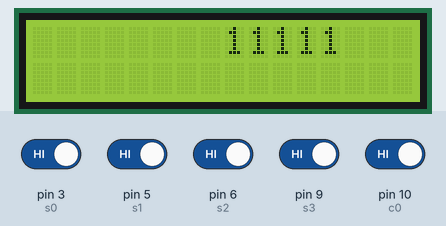
Simulated run of this sketch. Board: Arduino Uno, built with avr-gcc and run on an emulated ATmega328P. On the bench: 16×2 character LCD. The test bench sets the inputs (shaded band); at power-on: pin 3 (s0), pin 5 (s1), pin 6 (s2), pin 9 (s3), pin 10 (c0) HIGH.

Above: at 1.2 s.
1.3 s: pin 3 (s0) driven LOW
At 2.5 s:
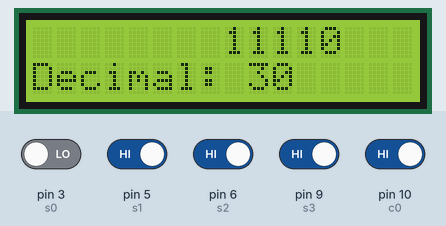
2.8 s: pin 5 (s1) driven LOW
At 4.0 s:
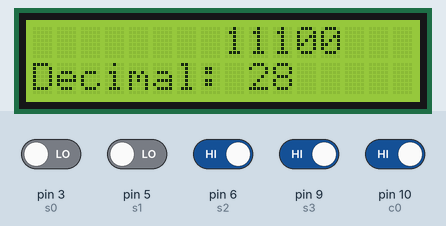
4.3 s: pin 6 (s2) driven LOW
At 5.5 s:
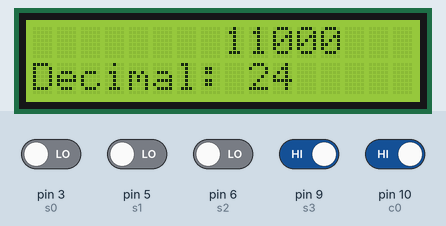
5.8 s: pin 9 (s3) driven LOW
At 6.3 s:
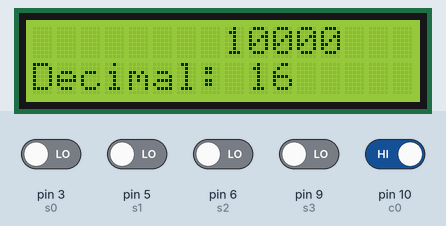
7.3 s: pin 10 (c0) driven LOW
At 7.6 s:
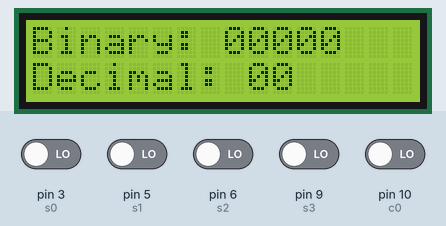
8.8 s: pin 3 (s0) driven HIGH
At 9.2 s:
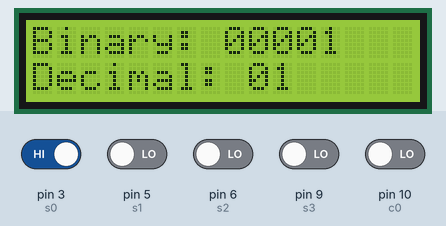
Timing chart, 0 to 11.3 s (numbered marks = the images above; inputs shaded):
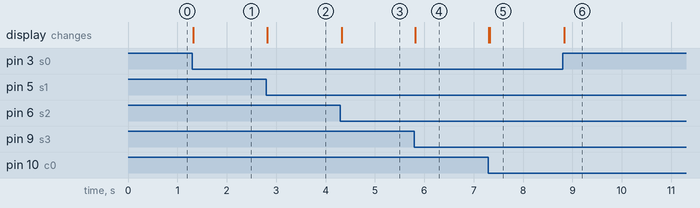

The sketch:

4_Bit_Adder_LCD_Final_Project.ino
```cpp
#include <Wire.h>
#include <LiquidCrystal_I2C.h> //Header file for LCD Display


LiquidCrystal_I2C lcd(0x27,16,2); //Sets the LCD address

const int s0 = 3;
const int s1 = 5;
const int s2 = 6;
const int s3 = 9;
const int c0 = 10;  //Declares variables of sums and carries


void setup() {
lcd.init();
lcd.backlight(); //Turns on LCD monitor upon setup
Serial.begin(9600);

}

void loop() {

if (((digitalRead(s0)==0))&&((digitalRead(s1)==0))&&((digitalRead(s2)==0))&&((digitalRead(s3)==0))&&((digitalRead(c0)==0))){ //At the start the LCD monitor would display 00000
 lcd.setCursor (0,0);
 lcd.print ("Binary: 00000");
 lcd.setCursor (0,1);
 lcd.print ("Decimal: 00");
}

//This line of code is to display the binary number based on the 4 bit adder outputs

 if ((digitalRead (s0) == 1)){
 lcd.setCursor (12,0);
 lcd.print ("1");
 }

else if ((digitalRead (s0) == 0)){

 lcd.setCursor (12,0);
 lcd.print ("0");
 }

 if ((digitalRead (s1) == 1)){
 lcd.setCursor (11,0);
 lcd.print ("1");
 }

else if ((digitalRead (s1) == 0)){

 lcd.setCursor (11,0);
 lcd.print ("0");
 }

 if ((digitalRead (s2) == 1)){
 lcd.setCursor (10,0);
 lcd.print ("1");
 }

else if ((digitalRead (s2) == 0)){

 lcd.setCursor (10,0);
 lcd.print ("0");
 }

  if ((digitalRead (s3) == 1)){
 lcd.setCursor (9,0);
 lcd.print ("1");
 }

else if ((digitalRead (s3) == 0)){

 lcd.setCursor (9,0);
 lcd.print ("0");
 }

 if ((digitalRead (c0) == 1)){
 lcd.setCursor (8,0);
 lcd.print ("1");
 }

else if ((digitalRead (c0) == 0)){

 lcd.setCursor (8,0);
 lcd.print ("0");
 }


 //This is the decimal conversion line of code that displays each of the possible combinations of the 4 bit adder
 if (((digitalRead(s0)==1))&&((digitalRead(s1)==0))&&((digitalRead(s2)==0))&&((digitalRead(s3)==0))&&((digitalRead(c0)==0))){
 lcd.setCursor (0,1);
 lcd.print ("Decimal: 01");
}

 else if (((digitalRead(s0)==0))&&((digitalRead(s1)==1))&&((digitalRead(s2)==0))&&((digitalRead(s3)==0))&&((digitalRead(c0)==0))){
 lcd.setCursor (0,1);
 lcd.print ("Decimal: 02");
}

 else if (((digitalRead(s0)==1))&&((digitalRead(s1)==1))&&((digitalRead(s2)==0))&&((digitalRead(s3)==0))&&((digitalRead(c0)==0))){
 lcd.setCursor (0,1);
 lcd.print ("Decimal: 03");
 }

  else if (((digitalRead(s0)==0))&&((digitalRead(s1)==0))&&((digitalRead(s2)==1))&&((digitalRead(s3)==0))&&((digitalRead(c0)==0))){
 lcd.setCursor (0,1);
 lcd.print ("Decimal: 04");
}

  else if (((digitalRead(s0)==1))&&((digitalRead(s1)==0))&&((digitalRead(s2)==1))&&((digitalRead(s3)==0))&&((digitalRead(c0)==0))){
 lcd.setCursor (0,1);
 lcd.print ("Decimal: 05");
}

  else if (((digitalRead(s0)==0))&&((digitalRead(s1)==1))&&((digitalRead(s2)==1))&&((digitalRead(s3)==0))&&((digitalRead(c0)==0))){
 lcd.setCursor (0,1);
 lcd.print ("Decimal: 06");
}

  else if (((digitalRead(s0)==1))&&((digitalRead(s1)==1))&&((digitalRead(s2)==1))&&((digitalRead(s3)==0))&&((digitalRead(c0)==0))){
 lcd.setCursor (0,1);
 lcd.print ("Decimal: 07");
}

  else if (((digitalRead(s0)==0))&&((digitalRead(s1)==0))&&((digitalRead(s2)==0))&&((digitalRead(s3)==1))&&((digitalRead(c0)==0))){
 lcd.setCursor (0,1);
 lcd.print ("Decimal: 08");
}

  else if (((digitalRead(s0)==1))&&((digitalRead(s1)==0))&&((digitalRead(s2)==0))&&((digitalRead(s3)==1))&&((digitalRead(c0)==0))){
 lcd.setCursor (0,1);
 lcd.print ("Decimal: 09");
}

  else if (((digitalRead(s0)==0))&&((digitalRead(s1)==1))&&((digitalRead(s2)==0))&&((digitalRead(s3)==1))&&((digitalRead(c0)==0))){
 lcd.setCursor (0,1);
 lcd.print ("Decimal: 10");
}

  else if (((digitalRead(s0)==1))&&((digitalRead(s1)==1))&&((digitalRead(s2)==0))&&((digitalRead(s3)==1))&&((digitalRead(c0)==0))){
 lcd.setCursor (0,1);
 lcd.print ("Decimal: 11");
}
  else if (((digitalRead(s0)==0))&&((digitalRead(s1)==0))&&((digitalRead(s2)==1))&&((digitalRead(s3)==1))&&((digitalRead(c0)==0))){
 lcd.setCursor (0,1);
 lcd.print ("Decimal: 12");
}

  else if (((digitalRead(s0)==1))&&((digitalRead(s1)==0))&&((digitalRead(s2)==1))&&((digitalRead(s3)==1))&&((digitalRead(c0)==0))){
 lcd.setCursor (0,1);
 lcd.print ("Decimal: 13");
}

  else if (((digitalRead(s0)==0))&&((digitalRead(s1)==1))&&((digitalRead(s2)==1))&&((digitalRead(s3)==1))&&((digitalRead(c0)==0))){
 lcd.setCursor (0,1);
 lcd.print ("Decimal: 14");
}

  else if (((digitalRead(s0)==1))&&((digitalRead(s1)==1))&&((digitalRead(s2)==1))&&((digitalRead(s3)==1))&&((digitalRead(c0)==0))){
 lcd.setCursor (0,1);
 lcd.print ("Decimal: 15");
}

  else if (((digitalRead(s0)==0))&&((digitalRead(s1)==0))&&((digitalRead(s2)==0))&&((digitalRead(s3)==0))&&((digitalRead(c0)==1))){
 lcd.setCursor (0,1);
 lcd.print ("Decimal: 16");
}

  else if (((digitalRead(s0)==1))&&((digitalRead(s1)==0))&&((digitalRead(s2)==0))&&((digitalRead(s3)==0))&&((digitalRead(c0)==1))){
 lcd.setCursor (0,1);
 lcd.print ("Decimal: 17");
}

  else if (((digitalRead(s0)==0))&&((digitalRead(s1)==1))&&((digitalRead(s2)==0))&&((digitalRead(s3)==0))&&((digitalRead(c0)==1))){
 lcd.setCursor (0,1);
 lcd.print ("Decimal: 18");
}

  else if (((digitalRead(s0)==1))&&((digitalRead(s1)==1))&&((digitalRead(s2)==0))&&((digitalRead(s3)==0))&&((digitalRead(c0)==1))){
 lcd.setCursor (0,1);
 lcd.print ("Decimal: 19");
}

  else if (((digitalRead(s0)==0))&&((digitalRead(s1)==0))&&((digitalRead(s2)==1))&&((digitalRead(s3)==0))&&((digitalRead(c0)==1))){
 lcd.setCursor (0,1);
 lcd.print ("Decimal: 20");
}

  else if (((digitalRead(s0)==1))&&((digitalRead(s1)==0))&&((digitalRead(s2)==1))&&((digitalRead(s3)==0))&&((digitalRead(c0)==1))){
 lcd.setCursor (0,1);
 lcd.print ("Decimal: 21");
}

  else if (((digitalRead(s0)==0))&&((digitalRead(s1)==1))&&((digitalRead(s2)==1))&&((digitalRead(s3)==0))&&((digitalRead(c0)==1))){
 lcd.setCursor (0,1);
 lcd.print ("Decimal: 22");
}

  else if (((digitalRead(s0)==1))&&((digitalRead(s1)==1))&&((digitalRead(s2)==1))&&((digitalRead(s3)==0))&&((digitalRead(c0)==1))){
 lcd.setCursor (0,1);
 lcd.print ("Decimal: 23");
}

  else if (((digitalRead(s0)==0))&&((digitalRead(s1)==0))&&((digitalRead(s2)==0))&&((digitalRead(s3)==1))&&((digitalRead(c0)==1))){
 lcd.setCursor (0,1);
 lcd.print ("Decimal: 24");
}

  else if (((digitalRead(s0)==1))&&((digitalRead(s1)==0))&&((digitalRead(s2)==0))&&((digitalRead(s3)==1))&&((digitalRead(c0)==1))){
 lcd.setCursor (0,1);
 lcd.print ("Decimal: 25");
}

  else if (((digitalRead(s0)==0))&&((digitalRead(s1)==1))&&((digitalRead(s2)==0))&&((digitalRead(s3)==1))&&((digitalRead(c0)==1))){
 lcd.setCursor (0,1);
 lcd.print ("Decimal: 26");
}

  else if (((digitalRead(s0)==1))&&((digitalRead(s1)==1))&&((digitalRead(s2)==0))&&((digitalRead(s3)==1))&&((digitalRead(c0)==1))){
 lcd.setCursor (0,1);
 lcd.print ("Decimal: 27");
}

  else if (((digitalRead(s0)==0))&&((digitalRead(s1)==0))&&((digitalRead(s2)==1))&&((digitalRead(s3)==1))&&((digitalRead(c0)==1))){
 lcd.setCursor (0,1);
 lcd.print ("Decimal: 28");
}

  else if (((digitalRead(s0)==1))&&((digitalRead(s1)==0))&&((digitalRead(s2)==1))&&((digitalRead(s3)==1))&&((digitalRead(c0)==1))){
 lcd.setCursor (0,1);
 lcd.print ("Decimal: 29");
}

  else if (((digitalRead(s0)==0))&&((digitalRead(s1)==1))&&((digitalRead(s2)==1))&&((digitalRead(s3)==1))&&((digitalRead(c0)==1))){
 lcd.setCursor (0,1);
 lcd.print ("Decimal: 30");
}

}
```

Measured:
- after the input at 1.3 s, the display: first changes at once (image 1 shows a later state)
- after the input at 2.8 s, the display: changes at once (image 2)
- after the input at 4.3 s, the display: changes at once (image 3)
- after the input at 5.8 s, the display: first changes at once (image 4 shows a later state)
- after the input at 7.3 s, the display: first changes at once (image 5 shows a later state)
- after the input at 8.8 s, the display: changes at once (image 6)
